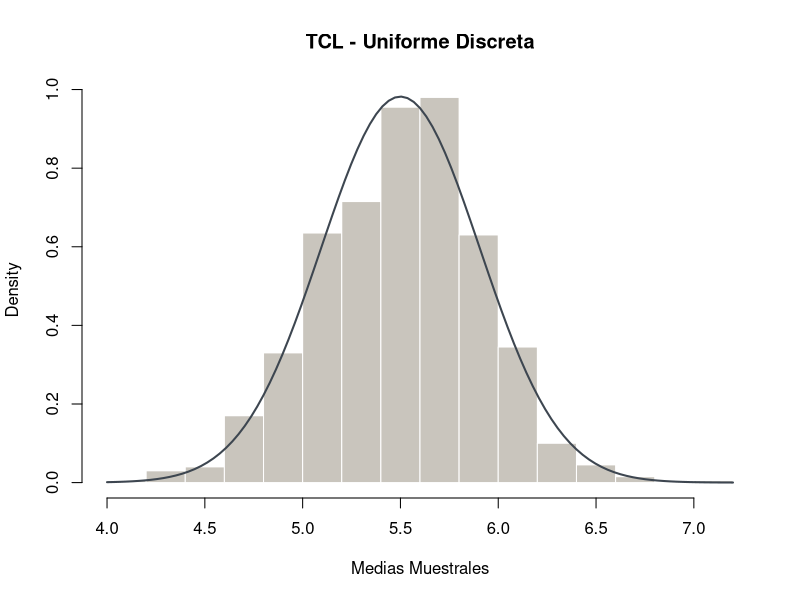
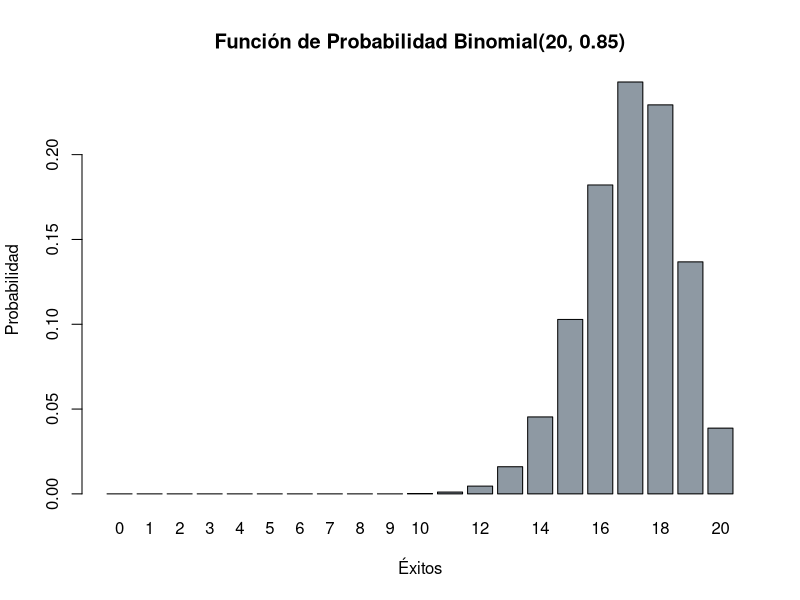
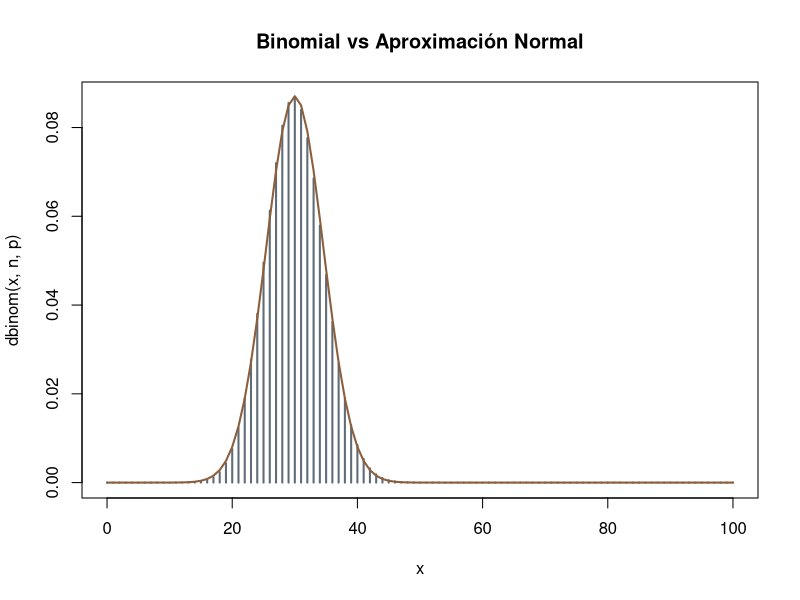
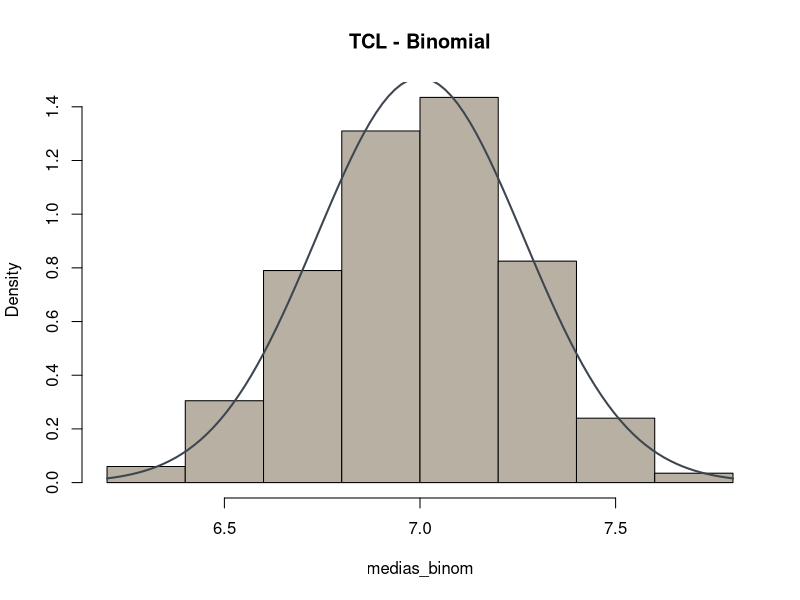
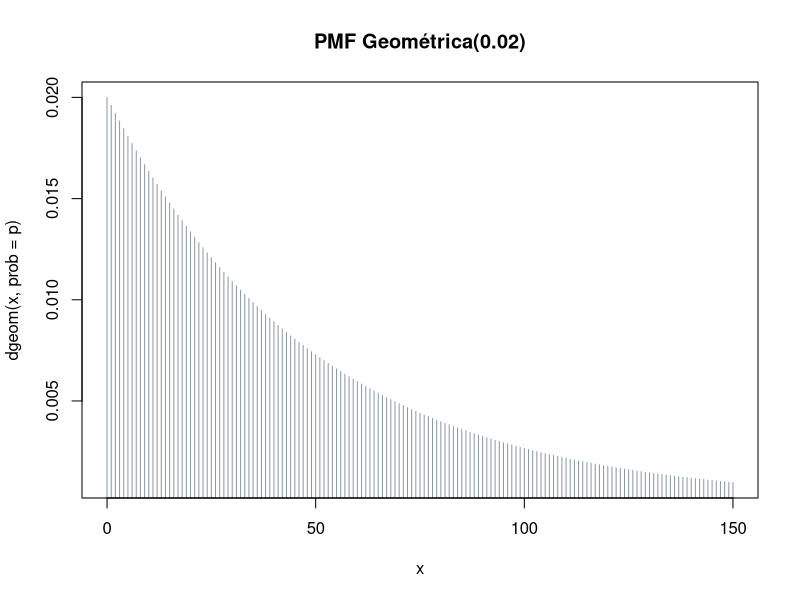
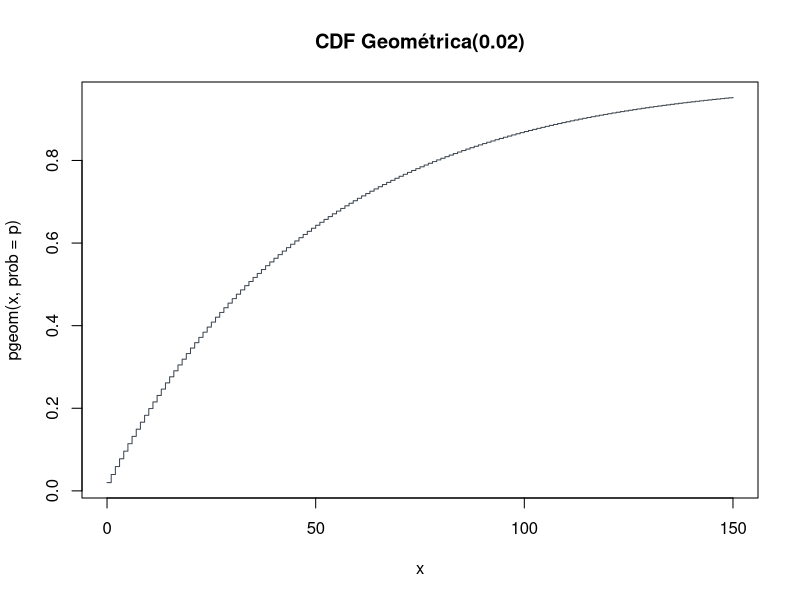
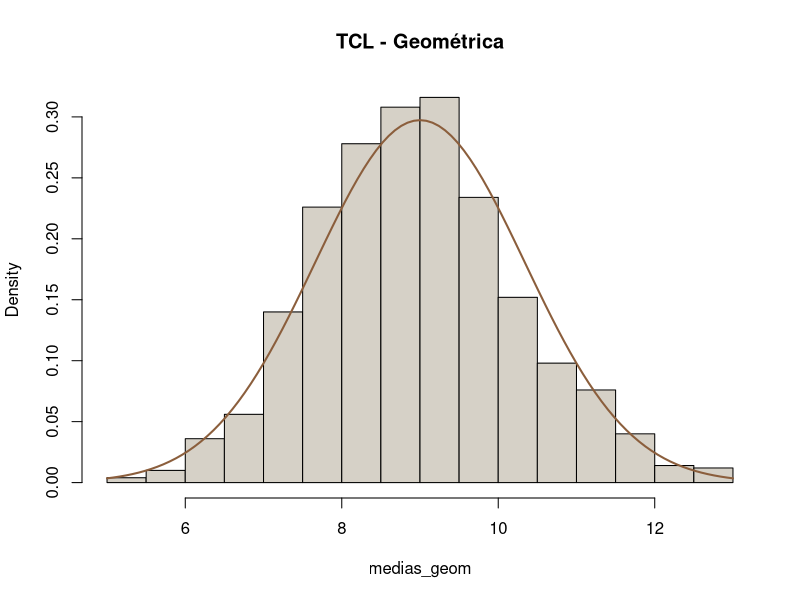
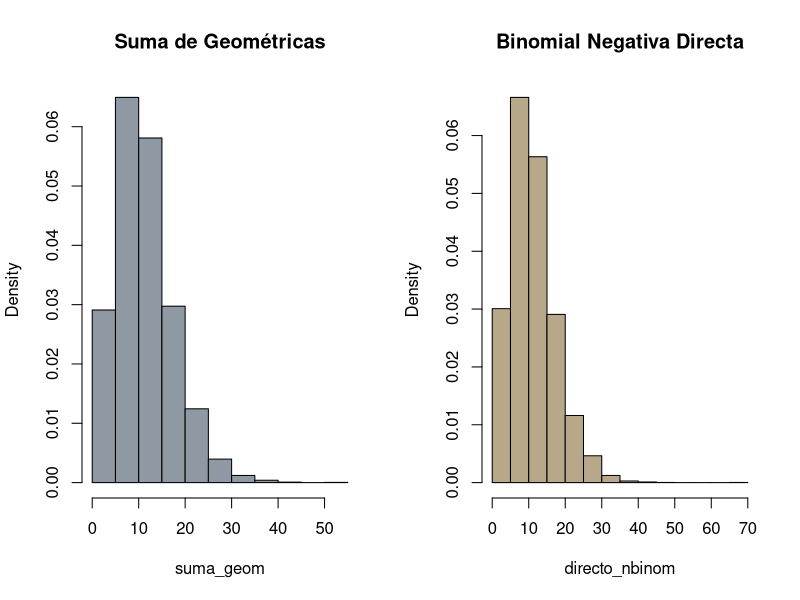

Write R code to recreate these figures, in order.
## ---- chunk 1
set.seed(123)
n_obs <- 500
valores <- 0:4

# Simulación
muestra_unif <- sample(valores, size = n_obs, replace = TRUE)

# Frecuencias observadas vs teóricas (0.2 * 500 = 100)
tabla_frec <- table(muestra_unif)
tabla_comparativa <- data.frame(
  Valor = valores,
  Frec_Observada = as.numeric(tabla_frec),
  Frec_Teorica = n_obs / length(valores),
  Prob_Observada = as.numeric(tabla_frec) / n_obs,
  Prob_Teorica = 1 / length(valores)
)
print(tabla_comparativa)
## ---- chunk 2
set.seed(123)
k <- 1000
n <- 50
valores_10 <- 1:10

# Medias teóricas
mu_teorica <- mean(valores_10) # 5.5
var_teorica <- sum((valores_10 - mu_teorica)^2) / length(valores_10) # 8.25
se_teorica <- sqrt(var_teorica / n)

# Generación de medias muestrales
medias_unif <- replicate(k, mean(sample(valores_10, size = n, replace = TRUE)))

# Histograma para verificar normalidad
hist(medias_unif, probability = TRUE, main = "TCL - Uniforme Discreta",
     xlab = "Medias Muestrales", col = "#C9C5BD", border = "white")
curve(dnorm(x, mean = mu_teorica, sd = se_teorica), add = TRUE, col = "#3D4650", lwd = 2)
## ---- chunk 3
n <- 20
p <- 0.85

# a. Gráfica de la función de probabilidad
x_vals <- 0:20
prob_x <- dbinom(x_vals, size = n, prob = p)
barplot(prob_x, names.arg = x_vals, col = "#8E99A3",
        main = "Función de Probabilidad Binomial(20, 0.85)", xlab = "Éxitos", ylab = "Probabilidad")

# b. Esperanza, Varianza y Desviación Estándar
esp_bin <- n * p
var_bin <- n * p * (1 - p)
sd_bin  <- sqrt(var_bin)
cat("Esperanza:", esp_bin, "\nVarianza:", var_bin, "\nDesv. Estándar:", sd_bin, "\n")

# c. Simulación con 1000 experimentos
set.seed(123)
sim_bin <- rbinom(1000, size = n, prob = p)
cat("Media simulada:", mean(sim_bin), "\nVarianza simulada:", var(sim_bin), "\n")
## ---- chunk 4
set.seed(123)
n <- 10; m <- 15; p <- 0.4
N <- 10000

X <- rbinom(N, size = n, prob = p)
Y <- rbinom(N, size = m, prob = p)
Suma_XY <- X + Y

Z_directa <- rbinom(N, size = n + m, prob = p)

# Comparación de medias y varianzas
mean(Suma_XY); mean(Z_directa)
var(Suma_XY); var(Z_directa)
## ---- chunk 5
n <- 100; p <- 0.3
mu <- n * p
sigma <- sqrt(n * p * (1 - p))

# Verificación de condiciones: np >= 5 y n(1-p) >= 5
cat("np =", n*p, ">= 5 | n(1-p) =", n*(1-p), ">= 5\n")

# Comparación gráfica
x <- 0:100
plot(x, dbinom(x, n, p), type = "h", col = "#5F6B76", lwd = 2, main = "Binomial vs Aproximación Normal")
curve(dnorm(x, mean = mu, sd = sigma), add = TRUE, col = "#8B5E3C", lwd = 2)
## ---- chunk 6
set.seed(123)
k <- 1000; n_muestra <- 30
size_b <- 10; prob_b <- 0.7

medias_binom <- replicate(k, mean(rbinom(n_muestra, size = size_b, prob = prob_b)))

hist(medias_binom, probability = TRUE, col = "#B8B0A2", main = "TCL - Binomial")
curve(dnorm(x, mean = size_b * prob_b, sd = sqrt(size_b * prob_b * (1 - prob_b) / n_muestra)),
      add = TRUE, col = "#3D4650", lwd = 2)
## ---- chunk 7
p <- 0.02

# a. Gráficas de PMF y CDF
x <- 0:150 # Número de fracasos antes del primer éxito
plot(x, dgeom(x, prob = p), type = "h", col = "#8E99A3", main = "PMF Geométrica(0.02)")
plot(x, pgeom(x, prob = p), type = "s", col = "#3D4650", main = "CDF Geométrica(0.02)")

# b. Esperanza, Varianza y Desviación Estándar
esp_geom <- (1 - p) / p
var_geom <- (1 - p) / (p^2)
sd_geom  <- sqrt(var_geom)

# c. Simulación de 10,000 ensayos
set.seed(123)
sim_geom <- rgeom(10000, prob = p)
cat("Media Teor:", esp_geom, "| Media Sim:", mean(sim_geom), "\n")

# d. Falta de memoria: P(X >= s + t | X >= s) = P(X >= t)
s <- 10; t <- 5
p_condicional <- mean(sim_geom[sim_geom >= s] >= s + t)
p_teorica     <- mean(sim_geom >= t)
cat("P(X >= 15 | X >= 10):", p_condicional, "| P(X >= 5):", p_teorica, "\n")
## ---- chunk 8
set.seed(123)
p <- 0.1
medias_geom <- replicate(1000, mean(rgeom(50, prob = p)))

hist(medias_geom, probability = TRUE, col = "#D6D1C7", main = "TCL - Geométrica")
curve(dnorm(x, mean = (1-p)/p, sd = sqrt((1-p)/(p^2 * 50))), add = TRUE, col = "#8B5E3C", lwd = 2)
## ---- chunk 9
compara_geom_nbinom <- function(r, p, n_sim = 10000) {
  # Suma de r geométricas independientes
  mat_geom <- matrix(rgeom(r * n_sim, prob = p), nrow = n_sim, ncol = r)
  suma_geom <- rowSums(mat_geom)

  # Binomial Negativa directa
  directo_nbinom <- rnbinom(n_sim, size = r, prob = p)

  # Gráfico comparativo
  par(mfrow = c(1, 2))
  hist(suma_geom, main = "Suma de Geométricas", col = "#8E99A3", probability = TRUE)
  hist(directo_nbinom, main = "Binomial Negativa Directa", col = "#B8A88A", probability = TRUE)
  par(mfrow = c(1, 1))
}

# Prueba de la función
compara_geom_nbinom(r = 5, p = 0.3)
## ---- chunk 10
set.seed(123)
r <- 4; p <- 0.4
mu_bn <- r * (1 - p) / p
var_bn <- r * (1 - p) / (p^2)

medias_bn <- replicate(1000, mean(rnbinom(50, size = r, prob = p)))

hist(medias_bn, probability = TRUE, col = "#B8B0A2", main = "TCL - Binomial Negativa")
curve(dnorm(x, mean = mu_bn, sd = sqrt(var_bn / 50)), add = TRUE, col = "#3D4650", lwd = 2)
## ---- chunk 11
set.seed(123)
lambda <- 7
medias_poisson <- replicate(1000, mean(rpois(50, lambda = lambda)))

hist(medias_poisson, probability = TRUE, col = "#C9C5BD", main = "TCL - Poisson(7)")
curve(dnorm(x, mean = lambda, sd = sqrt(lambda / 50)), add = TRUE, col = "#5F6B76", lwd = 2)
## ---- chunk 12
set.seed(123)
N <- 10000

# a. Generar muestras y sumar
X1 <- rpois(N, lambda = 3.5)
X2 <- rpois(N, lambda = 2.8)
Suma_P <- X1 + X2

# b. Comparar estadísticas con Poisson(6.3)
P_directa <- rpois(N, lambda = 6.3)
cat("Suma X1+X2 -> Media:", mean(Suma_P), "| Var:", var(Suma_P), "\n")
cat("Directa 6.3 -> Media:", mean(P_directa), "| Var:", var(P_directa), "\n")

# c. Extensión a 4 variables Poisson independientes
X3 <- rpois(N, lambda = 1.2)
X4 <- rpois(N, lambda = 2.0)
Suma_4 <- X1 + X2 + X3 + X4 # Lambda total = 3.5 + 2.8 + 1.2 + 2.0 = 9.5
cat("Suma 4 variables -> Media:", mean(Suma_4), "| Var:", var(Suma_4), "\n")
## ---- chunk 13
lambda <- 8

# a. Inventario = 12 unidades. Probabilidad de quedarse sin existencias (P(X > 12))
p_agotado_12 <- ppois(12, lambda = lambda, lower.tail = FALSE)
cat("a. P(Quedarse sin stock con 12 unidades):", round(p_agotado_12, 4), "\n")

# b. Unidades para que P(X > k) < 0.05  <=>  P(X <= k) >= 0.95
k_opt_5pct <- qpois(0.95, lambda = lambda)
cat("b. Unidades necesarias para < 5% prob de agotarse:", k_opt_5pct, "\n")

# c. Función de costo esperado diario para un nivel de inventario S
costo_esperado <- function(S, lambda = 8, c_mant = 2, c_falt = 15, c_adq = 10) {
  x <- 0:50 # Rango amplio de demanda
  p_x <- dpois(x, lambda = lambda)

  unid_no_vendidas <- pmax(0, S - x)
  ventas_perdidas  <- pmax(0, x - S)

  costo_diario <- (c_adq * S) + (c_mant * unid_no_vendidas) + (c_falt * ventas_perdidas)
  return(sum(costo_diario * p_x))
}

cat("c. Costo esperado con inventario S = 12:", costo_esperado(12), "\n")

# d. Nivel óptimo de inventario que minimiza el costo total
inventarios <- 1:25
costos <- sapply(inventarios, costo_esperado)
s_optimo <- inventarios[which.min(costos)]

cat("d. Nivel óptimo de inventario:", s_optimo, "con un costo esperado de:", min(costos), "\n")

# Gráfica de optimización de costo
plot(inventarios, costos, type = "b", pch = 19, col = "#3D4650",
     main = "Optimización de Inventario", xlab = "Nivel de Inventario (S)", ylab = "Costo Esperado ($)")
abline(v = s_optimo, col = "#8B5E3C", lty = 2)
